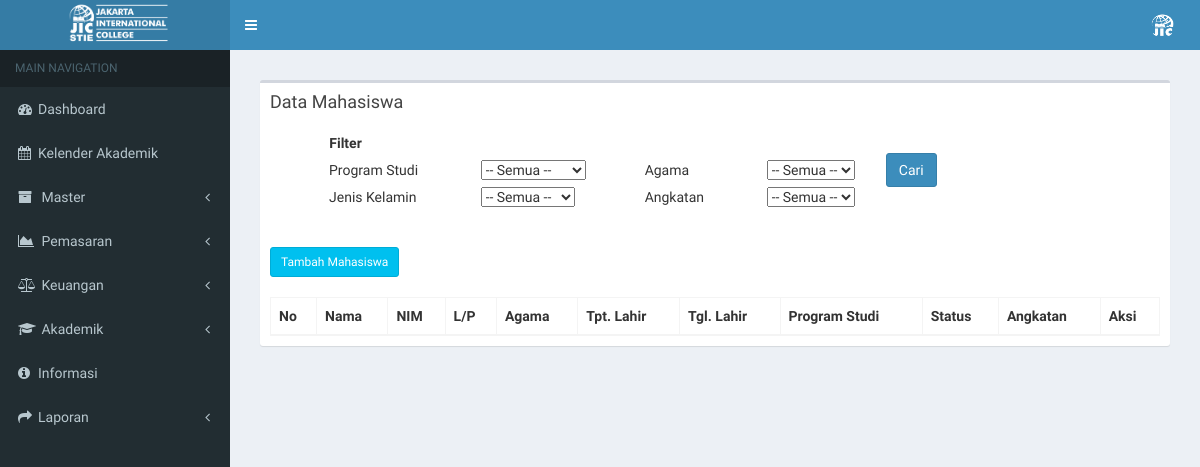
Page /index.php/mahasiswa/filter_mahasiswa on the earlier database version.
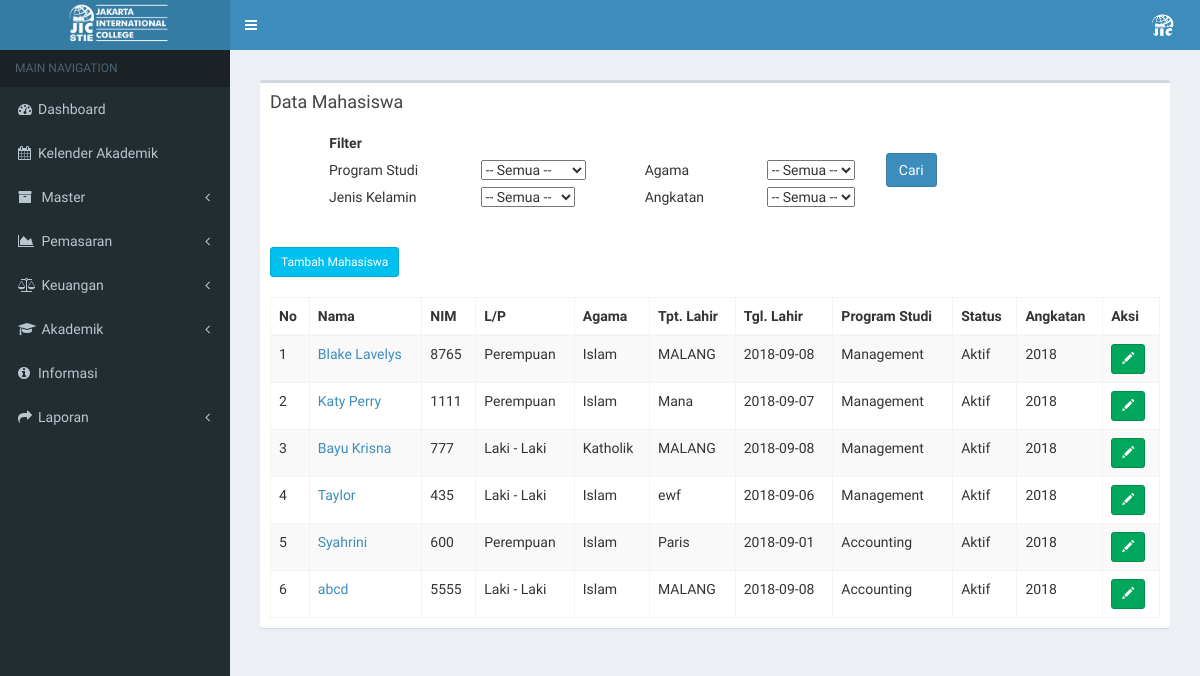
Same page on the later database version.
### tables this page shows
CREATE TABLE `tb_mahasiswa` (
  `id_mahasiswa` varchar(7) NOT NULL,
  `id_du` varchar(15) NOT NULL,
  `nama_mahasiswa` varchar(50) NOT NULL,
  `nim` varchar(15) NOT NULL,
  `id_status` varchar(2) NOT NULL,
  `id_konsentrasi` varchar(7) NOT NULL,
  `id_hasil_tes` varchar(7) NOT NULL,
  `id_sekolah` varchar(6) NOT NULL,
  `id_waktu` varchar(1) NOT NULL,
  `id_grade` varchar(2) NOT NULL,
  `semester_aktif` int(1) NOT NULL
);

CREATE TABLE `tb_kelamin` (
  `id_kelamin` varchar(1) NOT NULL,
  `jenis_kelamin` varchar(12) NOT NULL
);

CREATE TABLE `tb_agama` (
  `id_agama` int(11) NOT NULL,
  `agama` varchar(10) NOT NULL
);

CREATE TABLE `tb_bio` (
  `id_mahasiswa` varchar(10) NOT NULL,
  `id_kelamin` varchar(10) NOT NULL,
  `tempat_lahir` varchar(30) NOT NULL,
  `tanggal_lahir` date NOT NULL,
  `id_agama` varchar(20) NOT NULL,
  `foto_mahasiswa` text NOT NULL
);

CREATE TABLE `tb_prodi` (
  `id_prodi` varchar(6) NOT NULL,
  `nama_prodi` varchar(20) NOT NULL,
  `ketua_prodi` varchar(50) NOT NULL
);

CREATE TABLE `tb_status_mhs` (
  `id_status` int(2) NOT NULL,
  `status_mhs` varchar(20) NOT NULL
);

CREATE TABLE `tb_mhs_add` (
  `id_mahasiswa` varchar(11) NOT NULL,
  `tgl_du` date NOT NULL,
  `id_transportasi` varchar(2) NOT NULL,
  `id_jt` varchar(2) NOT NULL,
  `ipk` float NOT NULL
);

### application/controllers/mahasiswa.php (called while the page is built, shortened)
<?php
class Mahasiswa extends CI_Controller {
	public function __construct()
	{
		$this->load->model('mahasiswa_model');
		$this->load->model('daftar_ulang_model');
		$this->load->model('konsentrasi_model');
		$this->load->model('kurikulum_model');
		$this->load->model('user_model');
		$this->load->model('kelas_perkuliahan_model');
	}
	public function filter_mahasiswa()
	{
			$data['drop_down_prodi'] = $this->konsentrasi_model->get_prodi();
			$id_prodi=$this->input->get('id_prodi');
			$id_agama=$this->input->get('id_agama');
			$id_kelamin=$this->input->get('id_kelamin');
			$angkatan=$this->input->get('angkatan');
			$data['mahasiswa'] = $this->mahasiswa_model->filter_mahasiswa($id_prodi,$id_agama,$id_kelamin,$angkatan);
			$data['main_view'] = 'Mahasiswa/mahasiswa_view';
			$this->load->view('template', $data);
	}
}

### index.php (called while the page is built, shortened)
<?php
require_once BASEPATH.'core/CodeIgniter.php';

### application/models/mahasiswa_model.php (called while the page is built, shortened)
<?php
class Mahasiswa_model extends CI_Model {
  public function filter_mahasiswa($id_prodi, $id_agama, $id_kelamin, $angkatan){
   return $this->db->join('tb_konsentrasi','tb_konsentrasi.id_konsentrasi=tb_mahasiswa.id_konsentrasi')
              ->join('tb_prodi','tb_prodi.id_prodi=tb_konsentrasi.id_prodi')
              ->join('tb_alamat','tb_alamat.id_mahasiswa=tb_mahasiswa.id_mahasiswa')
              ->join('tb_bio','tb_bio.id_mahasiswa=tb_mahasiswa.id_mahasiswa')
              ->join('tb_kontak','tb_kontak.id_mahasiswa=tb_mahasiswa.id_mahasiswa')
              ->join('tb_waktu','tb_waktu.id_waktu=tb_mahasiswa.id_waktu')
              ->join('tb_mhs_add','tb_mhs_add.id_mahasiswa=tb_mahasiswa.id_mahasiswa')
              ->join('tb_status_mhs','tb_status_mhs.id_status=tb_mahasiswa.id_status')
              ->join('tb_agama','tb_agama.id_agama=tb_bio.id_agama')
              ->join('tb_kelamin','tb_kelamin.id_kelamin=tb_bio.id_kelamin')
              ->like('tb_prodi.id_prodi', $id_prodi)
              ->like('tb_bio.id_agama', $id_agama)
              ->like('tb_bio.id_kelamin', $id_kelamin)
              ->like('tb_mhs_add.tgl_du', $angkatan)
              ->get('tb_mahasiswa')
              ->result();
  }
}

### application/views/Mahasiswa/mahasiswa_view.php (the view, shortened to what the changed rows need)
<section class="content">
      <div class="row">
        <div class="col-xs-12">
          <div class="box">
            <div class="box-body">
              <table class="">
                <tbody>
                  <form method="get" action="<?php echo base_url("mahasiswa/filter_mahasiswa/")?>">
                  <tr>
                    <th>&nbsp;&nbsp;&nbsp;&nbsp;&nbsp;&nbsp;&nbsp;&nbsp;&nbsp;&nbsp;&nbsp;&nbsp;&nbsp;&nbsp;&nbsp;&nbsp;&nbsp;Filter</th>
                  </tr>
                </tbody>
              </table>
              <br>
              <br>
              <table id="example1" class="table table-bordered table-striped">
                 <a href="<?php echo base_url(); ?>mahasiswa/page_tambah_mahasiswa" class="btn btn-info btn-sm" > Tambah Mahasiswa</a> <br> <br>
                <thead>
                <tr>
                  <th>No</th>
                  <th>Nama</th>
                  <th>NIM</th>
                  <th>L/P</th>
                  <th>Agama</th>
                  <th>Tpt. Lahir </th>
                  <th>Tgl. Lahir </th>
                  <th>Program Studi</th>
                  <th>Status</th>
                  <th>Angkatan</th>
                  <th>Aksi</th>
                </tr>
                </thead>
                <tbody>
                <?php
               $no = 0;
                foreach ($mahasiswa as $data) {
                  if ($data->id_status == 19) {
                    $status = 'Aktif';}
                    else if ($data->id_status == 1){
                      $status = 'Aktif';
                    } else {
                      $status = $data->status_mhs;
                    }
                  if ($data->id_status != 12) {
                  echo '
                <tr>
                  <td>'.++$no.'</td>
                  <td><a href="'.base_url('mahasiswa/lihat_mahasiswa_dikti/'.$data->id_mahasiswa).'")>'.$data->nama_mahasiswa.'</a></td>
                  <td>'.$data->nim.'</td>
                  <td>'.$data->jenis_kelamin.'</td>
                  <td>'.$data->agama.'</td>
                  <td>'.$data->tempat_lahir.'</td>
                  <td>'.$data->tanggal_lahir.'</td>
                  <td>'.$data->nama_prodi.'</td>
                  <td>'.$status.'</td>
                  <td>'.substr($data->tgl_du,0,4).'</td>
                  <td>
                    <a href="'.base_url('mahasiswa/detail_mahasiswa_dikti/'.$data->id_mahasiswa).'" class="btn btn-success  btn-sm"><i class="glyphicon glyphicon-pencil"></i><span class="tooltiptext">Detail Mahasiswa</span></a>
                  </td>
                </tr>
                ';
                  }
              }
              ?>
                </tbody>
              </table>
            </div>
          </div>
        </div>
      </div>
    </section>

Differences in the rows shown:
now on this page (row edited): tb_mahasiswa: nama_mahasiswa "Blake Lavelys", nim "8765", tb_kelamin.jenis_kelamin "Perempuan", tb_agama.agama "Islam", tb_bio.tempat_lahir "MALANG", tb_bio.tanggal_lahir "2018-09-08", tb_prodi.nama_prodi "Management", id_status.id_status "Aktif", tb_mhs_add.tgl_du "2018"
added tb_mahasiswa: nama_mahasiswa "Katy Perry", nim "1111", tb_kelamin.jenis_kelamin "Perempuan", tb_agama.agama "Islam", tb_bio.tempat_lahir "Mana", tb_bio.tanggal_lahir "2018-09-07", tb_prodi.nama_prodi "Management", id_status.id_status "Aktif", tb_mhs_add.tgl_du "2018"
added tb_mahasiswa: nama_mahasiswa "Bayu Krisna", nim "777", tb_kelamin.jenis_kelamin "Laki - Laki", tb_agama.agama "Katholik", tb_bio.tempat_lahir "MALANG", tb_bio.tanggal_lahir "2018-09-08", tb_prodi.nama_prodi "Management", id_status.id_status "Aktif", tb_mhs_add.tgl_du "2018"
added tb_mahasiswa: nama_mahasiswa "Taylor", nim "435", tb_kelamin.jenis_kelamin "Laki - Laki", tb_agama.agama "Islam", tb_bio.tempat_lahir "ewf", tb_bio.tanggal_lahir "2018-09-06", tb_prodi.nama_prodi "Management", id_status.id_status "Aktif", tb_mhs_add.tgl_du "2018"
added tb_mahasiswa: nama_mahasiswa "Syahrini", nim "600", tb_kelamin.jenis_kelamin "Perempuan", tb_agama.agama "Islam", tb_bio.tempat_lahir "Paris", tb_bio.tanggal_lahir "2018-09-01", tb_prodi.nama_prodi "Accounting", id_status.id_status "Aktif", tb_mhs_add.tgl_du "2018"
added tb_mahasiswa: nama_mahasiswa "abcd", nim "5555", tb_kelamin.jenis_kelamin "Laki - Laki", tb_agama.agama "Islam", tb_bio.tempat_lahir "MALANG", tb_bio.tanggal_lahir "2018-09-08", tb_prodi.nama_prodi "Accounting", id_status.id_status "Aktif", tb_mhs_add.tgl_du "2018"
